Frame 1 (no input): blank canvas, image omitted
Frame 60 (no input): blank canvas, image omitted
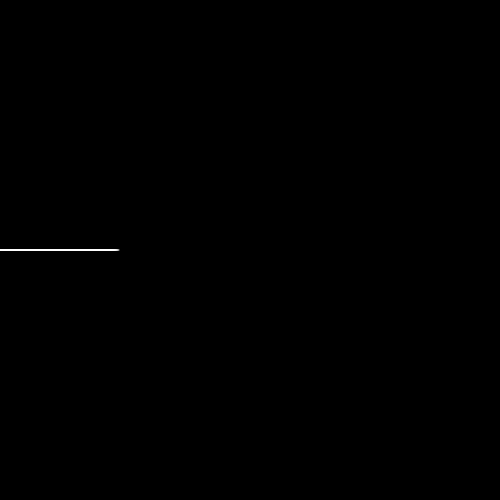
Frame 120 (the mouse pressed at the canvas centre since frame 60)

The p5.js sketch whose frames 1 and 60 were blank and that drew this single picture after the mouse press (run headless with seeded random() and noise() and a simulated clock; from frame 60 on, the mouse is pressed at the canvas centre):

// p5.js sketch
// ── sketch.js
/*
 * Variables (create your own)
 * @author Gareth Foote
 */
 
var positionX = 0;

function setup() {
  createCanvas(500, 500);
  stroke(255);
  background(0);
}

function draw(){
  // instead of clear() we use background to reset to black on each draw().
  // background(0);
  
  // Draw a line that reaches from the left of the screen to {positionX}
  line(0, height/2, positionX, height/2);
  
  // Increase position every time draw is called.
  positionX = positionX + 1;
  
  // if(positionX > width){
  //   ????
  // }
  
}
